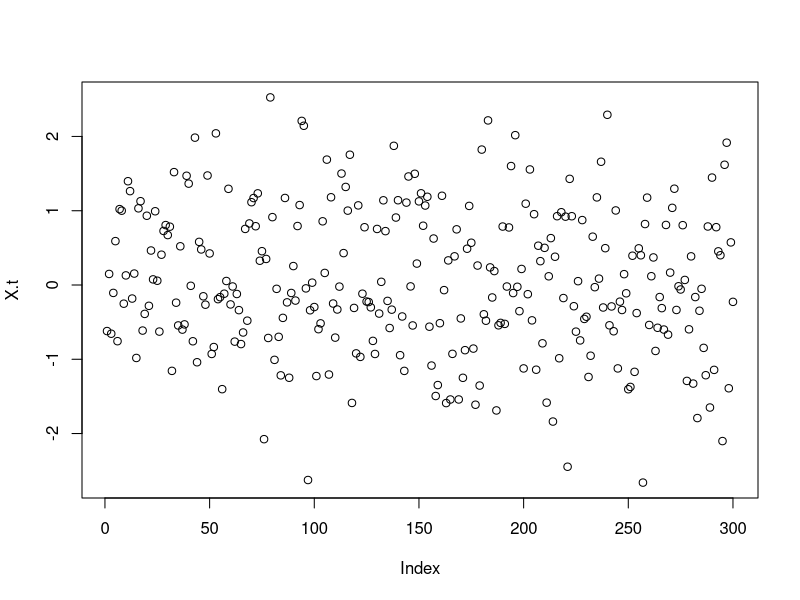
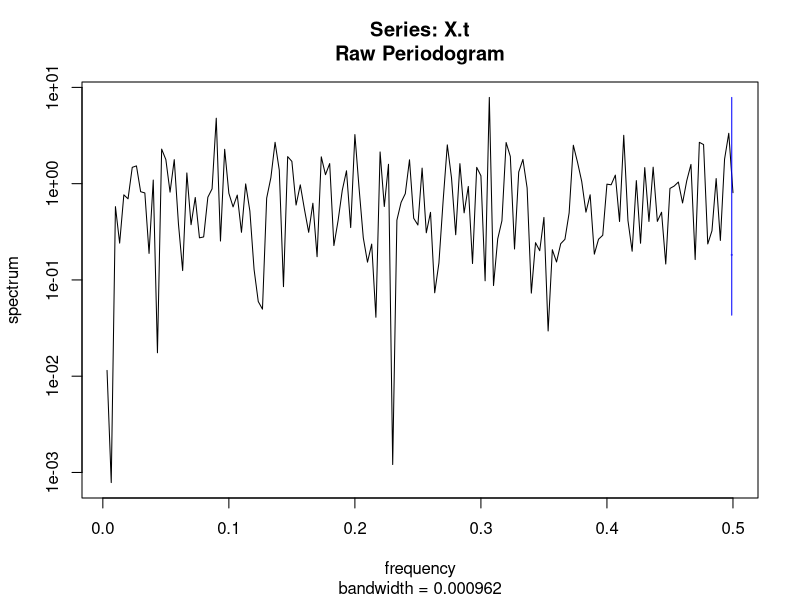

R code for these plots, in order: (Note: this script raises an error after producing the figures.)
##### Sandbox #####

#this is a script to try things out before they go in real scripts


#test out the functions in AVARSpectralEstimate file

X.t <- X.t_missing <- rnorm(300)
#X.t_missing[c(100:200, 700:950, 1500:1600)] <- NA
X.t_missing[c(8:13,18,35,51:52)] <- NA
plot(X.t)

#get spectral estimate
spec.est <- spec.pgram(X.t, demean = TRUE)
test_AVAR <- AVAR_bpvar(spectral_est = spec.est$spec, taus = 2^(0:8))
test_AVAR

spec.est <- multitaper_est(X.t_missing,W=0.08, K = 5)

tapers = spec.est$tapers
t.n =  t.vec[which(!is.na(X.t_missing))]
X.t = na.omit(X.t_missing)
taus = 2^(0:6)



length(spec.est$spectrum)

t.vec <- 1:100


#var_AVAR_trfunc <- function(tapers, t.n, X.t, taus){

saved <- acf(X.t_missing, na.action = na.pass, lag.max = 100)
  #distance matrix of time points
  dist.mat <- rdist(t.n)
  #R.x matrix
  X.t <- X.t - mean(X.t)
  L <- length(X.t)
  #R.x <- matrix(saved$acf[dist.mat+1], nrow = L, ncol = L)
  #f vector
  f <- seq(0,0.5, length.out = floor(length(t.n))/2 + 1)
  
  
  #Calculate Cov matrix C
  N <- length(f)
  Cov.mat <- matrix(NA, nrow = N, ncol = N)
  W_matlist <- list()
  
  
  ##### Messing with Tapers #####
  for(i in 1:5){
    tapers[,i] <- tapers[,i]*exp(-im*2*pi*f[1]*t.n)
  }
  
  tapers_i <- tapers
  tapers_j <- spec.est$tapers
  
  for(i in 1:5){
    tapers_j[,i] <- tapers_j[,i]*exp(-im*2*pi*f[10]*t.n)
  }
  
  #######################
  
  for(i in 1:N){
    print(i)
    W_matlist[[i]] <- tapers*exp(-im*2*pi*f[i]*t.n)
  }
  
  for(i in 1:N){
  print(i)
  j = i
   while(j>=i & j <=N){
      W.star <- t(Conj(W_matlist[[i]]))
      W <- W_matlist[[j]]
      Cov.mat[i,j] <- (1/5)*sum(abs(W.star%*%W)^2) #frobenius norm 
      #Cov.mat[i,j] <- (1/5)*norm(W%*%W.star, type = "2") #2-norm
      j = j + 1
    }
}
  
  Cov.mat[lower.tri(Cov.mat)] <- t(Cov.mat)[lower.tri(Cov.mat)]
  
  out <- rep(NA, times = length(taus))
  #for(k in 1:length(taus)){
  k = 1
    #Calculate transfer function vector G_tau
    G_tau <- transfer.func(f,taus[k])
    G_tau[1] <- 1
    #G_tau^T * C * G_tau
    out[k] <- t(G_tau)%*%Cov.mat%*%G_tau 
  #}
  return(out)
#}
      






X.t <- TK95(N = 5224, alpha = 1)
X.t[c(100:500,1300:1400, 1700:1874, 3000:3450)] <- NA
X.t_sims_flk_gps[i,] <- X.t

#calculate S.hat
MTSE_full <- multitaper_est(X.t, W = 0.0007, K = 5)
